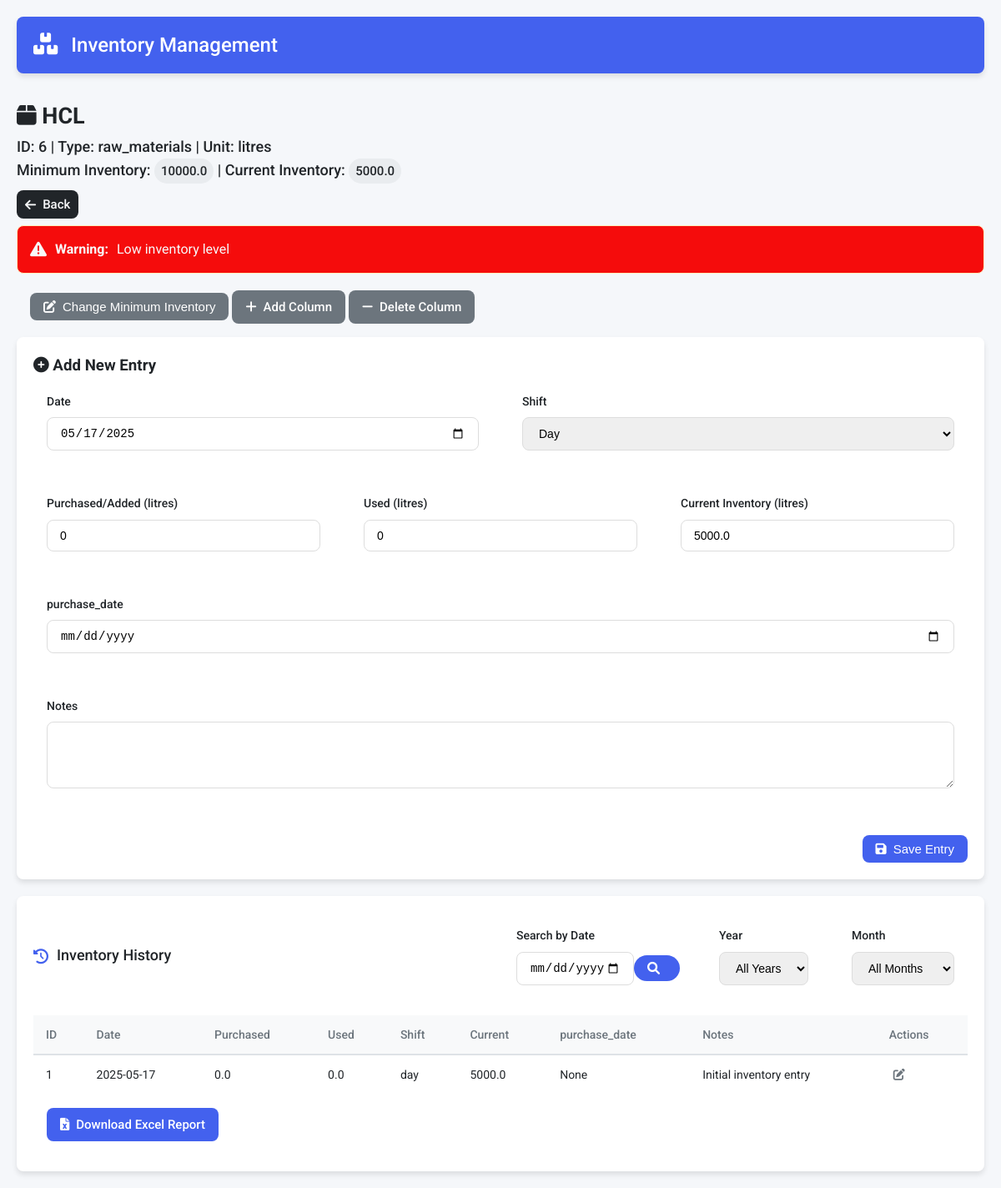
Screenshot of /item/6 with the database file from the repository.
### tables this page shows
CREATE TABLE items
                     (id INTEGER PRIMARY KEY AUTOINCREMENT,
                      name TEXT UNIQUE,
                      item_type TEXT,
                      item_unit TEXT,
                      minimum_inventory REAL,
                      current_inventory REAL check(current_inventory >= 0) default 0,
                      init_inventory_pm REAL,
                      updated_at TIMESTAMP DEFAULT CURRENT_TIMESTAMP,
                      has_rolls INTEGER BOOLEAN DEFAULT 0,
                      custom_fields TEXT);

CREATE TABLE item_hcl (id INTEGER PRIMARY KEY AUTOINCREMENT, item_id INTEGER NOT NULL REFERENCES items(id) ON DELETE CASCADE, purchased_litres REAL, used_litres REAL, date DATE, current_inventory REAL CHECK(current_inventory >= 0) default 0, shift TEXT, notes TEXT, purchase_date TEXT);

### app.py (the view, shortened to what this page needs)
@app.route('/item/<int:item_id>', methods=['GET', 'POST'])
def item_form(item_id):
    conn = get_db_connection()
    c = conn.cursor()
    c.execute('SELECT name, item_type,item_unit, minimum_inventory,current_inventory,has_rolls ,custom_fields FROM items WHERE id = ?', (item_id,))
    item = c.fetchone()
    if not item:
        return "Item not found", 404
    item_name, item_type, item_unit ,min_inv,cur_inv,has_rolls, custom_fields_str = item
    custom_fields = json.loads(custom_fields_str) if custom_fields_str else {}
    table_name = f"item_{normalize_names(item_name)}"
    current_no_coils = 0
    month = request.args.get('month')
    year = request.args.get('year')
    search_res = request.args.get('date_search')
    print(search_res , "!!!!!!!!!!!!here")
    query = f"SELECT * FROM {table_name}"
    params = []
    query += " ORDER BY id ASC limit 10"
    c.execute(query, params)
    columns = [description[0] for description in c.description]
    entries = [dict(zip(columns, row)) for row in c.fetchall()]
    c.execute(f"SELECT DISTINCT strftime('%Y', date) AS year FROM {table_name} ORDER BY year")
    available_years = [row[0] for row in c.fetchall()]
    months_map = {
        '01': 'January', '02': 'February', '03': 'March',
        '04': 'April', '05': 'May', '06': 'June',
        '07': 'July', '08': 'August', '09': 'September',
        '10': 'October', '11': 'November', '12': 'December'
        }
    c.execute(f"SELECT DISTINCT strftime('%m-%Y', date) AS month_year FROM {table_name} ORDER BY month_year DESC")
    available_months = [ (row[0], months_map.get(row[0][:2], 'Unknown')) for row in c.fetchall()]
    print(available_months)
    conn.close()
    return render_template('item_form.html',
                         item_id=item_id,
                         item_name=item_name,
                         item_type=item_type,
                         item_unit = item_unit,
                         min_inv=min_inv,
                         cur_inv = cur_inv,
                         has_rolls = has_rolls,
                         custom_fields=custom_fields,
                         entries=entries,
                         current_date=datetime.now().strftime('%Y-%m-%d'),
                         available_years=available_years,
                         available_months=available_months,
                         current_no_coils = current_no_coils,
                         current_year=year,
                         current_month=month)

### templates/Item_form.html (shortened to what this page needs)
{% extends "base.html" %}
{% block content %}
    <div class="item-detail-container">
        <div class="item-header">
                <h2><i class="fas fa-box"></i> {{ item_name }}</h2>
                <p class="item-meta">ID: {{ item_id }} | Type: {{ item_type }} | Unit: {{ item_unit }}</p>
                <p class="item-inventory">
                    Minimum Inventory: <span class="badge">{{ min_inv }}</span> |
                    Current Inventory: <span class="badge">{{ cur_inv }}</span>
                </p>
            <a href="{{ url_for('index') }}" class="btn btn-back">
                <i class="fas fa-arrow-left"></i> Back
            </a>
        </div>
        {% if cur_inv < min_inv %}
        <div class="alert alert-warning">
            <i class="fas fa-exclamation-triangle"></i>
            <strong>Warning:</strong> Low inventory level
        </div>
        {% endif %}
        <div class="action-buttons" style="margin: 1rem;">
            <button onclick="toggleMinInvEdit()" class="btn btn-secondary" id="editMinInvBtn">
                <i class="fas fa-edit"></i> Change Minimum Inventory
            </button>
            <a href="{{ url_for('add_column', item_id=item_id) }}" class="btn btn-secondary">
                <i class="fas fa-plus"></i> Add Column
            </a>
            <a href="{{ url_for('delete_column', item_id=item_id) }}" class="btn btn-secondary">
                <i class="fas fa-minus"></i> Delete Column
            </a>
        </div>
        <div class="form-container">
            <h3><i class="fas fa-plus-circle"></i> Add New Entry</h3>
            <form method="POST" class="entry-form">
                <div class="form-row">
                    <div class="form-group">
                        <label for="date">Date</label>
                        <input type="date" id="date" name="date" required>
                    </div>
                    <div class="form-group">
                        <label for="shift">Shift</label>
                        <select id="shift" name="shift" required>
                            <option value="day">Day</option>
                        </select>
                    </div>
                </div>
                <div class="form-row">
                    <div class="form-group">
                        <label for="purchased">Purchased/Added ({{item_unit}})</label>
                        <input type="number" id="purchased" name="purchased" min="0" value="0" step="0.001" required>
                    </div>
                    <div class="form-group">
                        <label for="used">Used ({{item_unit}})</label>
                        <input type="number" id="used" name="used" min="0" value="0" step="0.001" required>
                    </div>
                    <div class="form-group">
                        <label for="current_inventory">Current Inventory ({{item_unit}})</label>
                        <input type="number" id="current_inventory" name="current_inventory" min="0" value="{{cur_inv}}" readonly>
                    </div>
                </div>
                {% for field_name, field_type in custom_fields.items() %}
                    <div class="form-group">
                        <label for="custom_{{ field_name }}">{{ field_name }}</label>
                        {% if field_type == 'number' %}
                            <input type="number" id="custom_{{ field_name }}" name="custom_{{ field_name }}" value="0" step="0.001" min="0">
                        {% elif field_type == 'date' %}
                            <input type="date" id="custom_{{ field_name }}" name="custom_{{ field_name }}">
                        {% else %}
                            <input type="text" id="custom_{{ field_name }}" name="custom_{{ field_name }}">
                        {% endif %}
                    </div>
                {% endfor %}
                <div class="form-group">
                    <label for="notes">Notes</label>
                    <textarea id="notes" name="notes" rows="3"></textarea>
                </div>
                <div class="form-actions">
                    <button type="submit" class="btn btn-primary">
                        <i class="fas fa-save"></i> Save Entry
                    </button>
                </div>
            </form>
        </div>
        <div class="history-container">
            <div class="history-header">
                <h3><i class="fas fa-history"></i> Inventory History</h3>
                <div class="filters">
                    <form method="GET" action="{{ url_for('item_form', item_id=item_id) }}" class="date-search-form">
                        <div class="form-group">
                            <label for="date_search">Search by Date</label>
                            <div class="input-group">
                                <input type="date" id="date_search" name="date_search" value="{{ search_res if search_res else '' }}"
                                       max="{{ datetime.now().strftime('%Y-%m-%d') }}">
                                <button type="submit" class="btn btn-primary" style="border-radius: 20px;">
                                    <i class="fas fa-search"></i>
                                </button>
                            </div>
                        </div>
                    </form>
                    <form method="GET" action="{{ url_for('item_form', item_id=item_id) }}" class="filter-form">
                        <div class="form-row">
                            <div class="form-group">
                                <label for="year">Year</label>
                                <select name="year" id="year" onchange="this.form.submit()">
                                    <option value="">All Years</option>
                                </select>
                            </div>
                            <div class="form-group">
                                <label for="month">Month</label>
                                <select name="month" id="month" onchange="this.form.submit()">
                                    <option value="">All Months</option>
                                </select>
                            </div>
                        </div>
                    </form>
                </div>
            </div>
            {% if entries %}
            <div class="table-responsive">
                <table class="history-table">
                    <thead>
                        <tr>
                            <th>ID</th>
                            <th>Date</th>
                            <th>Purchased</th>
                            <th>Used</th>
                            <th>Shift</th>
                            <th>Current</th>
                            {% for field_name in custom_fields %}
                                <th>{{ field_name }}</th>
                            {% endfor %}
                            <th>Notes</th>
                            <th>Actions</th>
                        </tr>
                    </thead>
                    <tbody>
                        {% for entry in entries %}
                            <tr>
                                <td>{{entry.id}}</td>
                                <td>{{ entry.date }}</td>
                                <td>{{ entry['purchased_' ~ item_unit] }}</td>
                                <td>{{ entry['used_' ~ item_unit] }}</td>
                                <td>{{ entry.shift }}</td>
                                <td>{{entry.current_inventory}}</td>
                                {% for field_name in custom_fields %}
                                    <td>{{ entry.get(field_name, '') }}</td>
                                {% endfor %}
                                <td>{{ entry.notes }}</td>
                                <td>
                                    {% set entry_date = entry.date %}
                                    {% set today = datetime.now().strftime('%Y-%m-%d') %}
                                    {% if (datetime.strptime(today, '%Y-%m-%d') - datetime.strptime(entry_date, '%Y-%m-%d')).days <= 1 %}
                                        <a href="{{ url_for('edit_entry', item_id=item_id, entry_id=entry.id) }}"
                                        class="btn-icon" title="Edit">
                                            <i class="fas fa-edit"></i>
                                        </a>
                                    {% else %}
                                        <span class="text-muted">Locked</span>
                                    {% endif %}
                                </td>
                            </tr>
                        {% endfor %}
                    </tbody>
                </table>
            </div>
            {% else %}
            <div class="empty-state">
                <i class="fas fa-box-open"></i>
                <h3>No history entries</h3>
                <p>Add your first entry to see it here</p>
            </div>
            {% endif %}
            <div class="download-section" style="margin: 1rem 0 1rem 1rem;">
                <a href="{{ url_for('generate_excel', item_id=item_id) }}" class="btn btn-primary">
                    <i class="fas fa-file-excel"></i> Download Excel Report
                </a>
            </div>
        </div>
    </div>
{% endblock %}

### rows the page displays
items: name "HCL", item_type "raw_materials", item_unit "litres", minimum_inventory "10000.0", current_inventory "5000.0"
item_hcl: id "1", date "2025-05-17", purchased_litres.item_unit "0.0", used_litres.item_unit "0.0", shift "day", current_inventory "5000.0", get "None", notes "Initial inventory entry"

### other values shown
{{ item_id }} "6"
{{ field_name }} "purchase_date"
